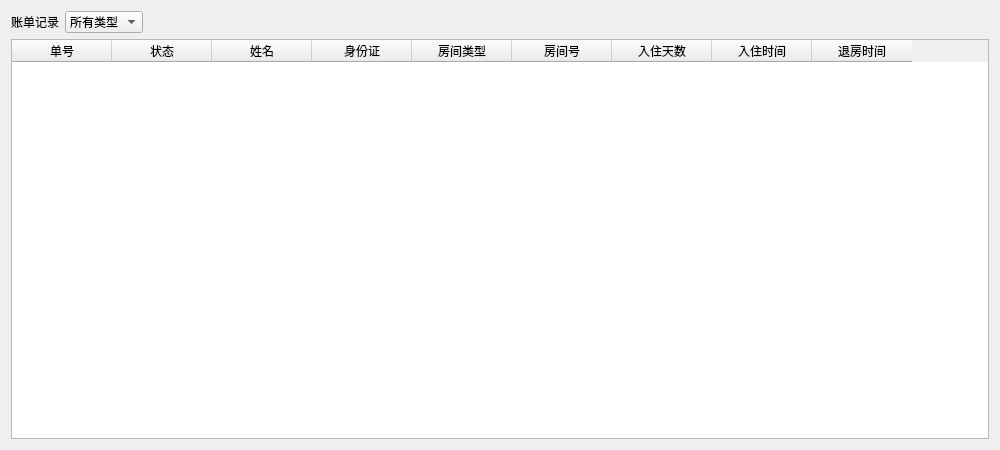
<?xml version="1.0" encoding="UTF-8"?>
<ui version="4.0">
 <class>BillTable</class>
 <widget class="QWidget" name="BillTable">
  <property name="geometry">
   <rect>
    <x>0</x>
    <y>0</y>
    <width>1000</width>
    <height>450</height>
   </rect>
  </property>
  <property name="windowTitle">
   <string>BillTable</string>
  </property>
  <layout class="QVBoxLayout" name="verticalLayout">
   <item>
    <layout class="QHBoxLayout" name="horizontalLayout">
     <item>
      <widget class="QLabel" name="label_10">
       <property name="text">
        <string>账单记录</string>
       </property>
      </widget>
     </item>
     <item>
      <widget class="QComboBox" name="typeBox">
       <item>
        <property name="text">
         <string>所有类型</string>
        </property>
       </item>
       <item>
        <property name="text">
         <string>预订</string>
        </property>
       </item>
       <item>
        <property name="text">
         <string>入住</string>
        </property>
       </item>
       <item>
        <property name="text">
         <string>完成</string>
        </property>
       </item>
      </widget>
     </item>
     <item>
      <spacer name="horizontalSpacer_4">
       <property name="orientation">
        <enum>Qt::Horizontal</enum>
       </property>
       <property name="sizeHint" stdset="0">
        <size>
         <width>40</width>
         <height>20</height>
        </size>
       </property>
      </spacer>
     </item>
    </layout>
   </item>
   <item>
    <widget class="QTableWidget" name="billTable">
     <property name="sizePolicy">
      <sizepolicy hsizetype="Expanding" vsizetype="Expanding">
       <horstretch>0</horstretch>
       <verstretch>0</verstretch>
      </sizepolicy>
     </property>
     <column>
      <property name="text">
       <string>单号</string>
      </property>
     </column>
     <column>
      <property name="text">
       <string>状态</string>
      </property>
     </column>
     <column>
      <property name="text">
       <string>姓名</string>
      </property>
     </column>
     <column>
      <property name="text">
       <string>身份证</string>
      </property>
     </column>
     <column>
      <property name="text">
       <string>房间类型</string>
      </property>
     </column>
     <column>
      <property name="text">
       <string>房间号</string>
      </property>
     </column>
     <column>
      <property name="text">
       <string>入住天数</string>
      </property>
     </column>
     <column>
      <property name="text">
       <string>入住时间</string>
      </property>
     </column>
     <column>
      <property name="text">
       <string>退房时间</string>
      </property>
     </column>
    </widget>
   </item>
  </layout>
 </widget>
 <layoutdefault spacing="6" margin="11"/>
 <resources/>
 <connections/>
</ui>
